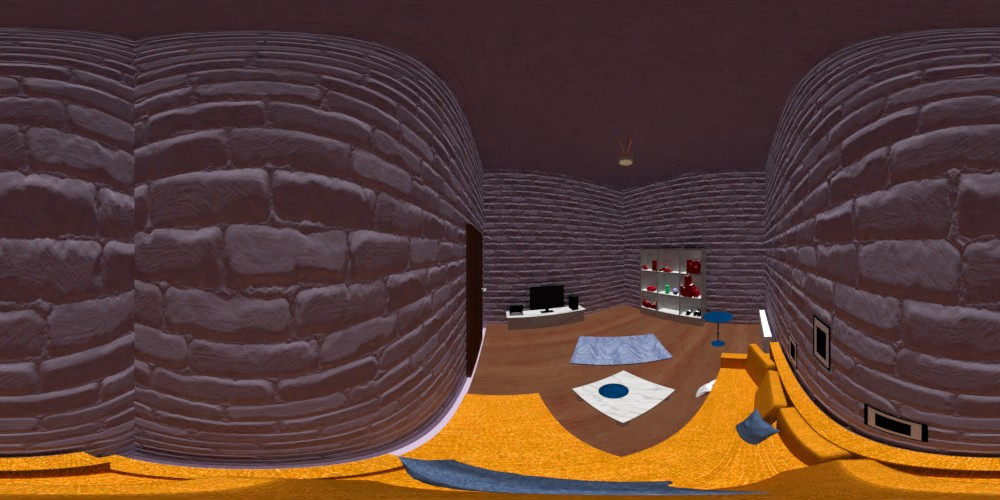
#> input picture testdata/VirtualRoom_CaptureSet/images/0.jpg, 1000 x 500 px
$ python main_1DoF.py
#> lines starting #> are read from the running program, lines starting #| are printed output that depends on the picture
### utils.py
"""
A collection of useful functions
"""

import cv2
import numpy as np
import json
import skimage
from skimage import io, transform
import matplotlib.pyplot as plt

from envmap import EnvironmentMap

#modify this to the desired output path
OUT = "./"

FACES = ['top', 'front', 'left', 'right', 'bottom', 'back']
DPI = 300

# [191 lines left out: functions print_type, cvshow, cvwrite, split_cube, build_cube, build_sideways_cube and 6 more, not called in this run]

def load_img(path):
    '''
    Loads an image at the specified path in rgb format in the range 0,1 in float32
    '''
    img = cv2.imread(path)
#> img is the input picture: shape (500, 1000, 3); mean B, G, R 53.8, 61.2, 88.7
    if img is None:
        raise FileNotFoundError("image at " + path + " not found")
    return (cv2.cvtColor(img, cv2.COLOR_BGR2RGB)/255).astype(np.float32)
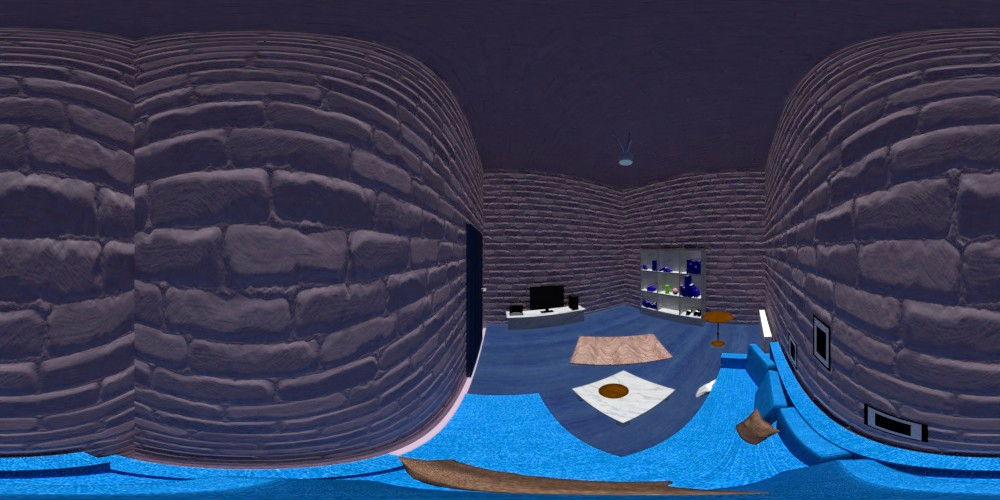
#> returned value: shape (500, 1000, 3) float32; mean of channels 0, 1, 2 0.348, 0.24, 0.211; drawn as B, G, R
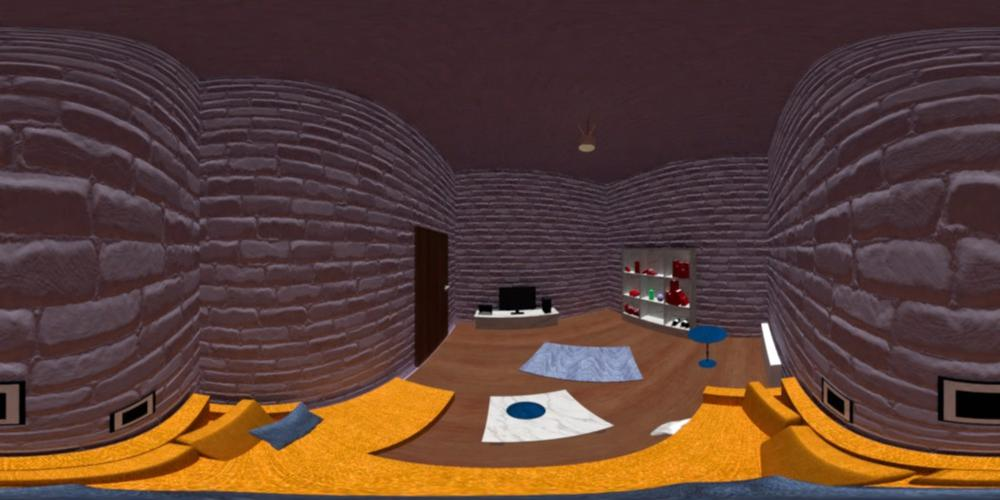
#> input picture testdata/VirtualRoom_CaptureSet/images/1.jpg, 1000 x 500 px
#> in load_img, img is the input picture: shape (500, 1000, 3); mean B, G, R 53.9, 62.3, 89.8
#> in load_img (call 2), `return (cv2.cvtColor(img, cv2.COLOR_BGR2RGB)/255).astype(np.float32)`:
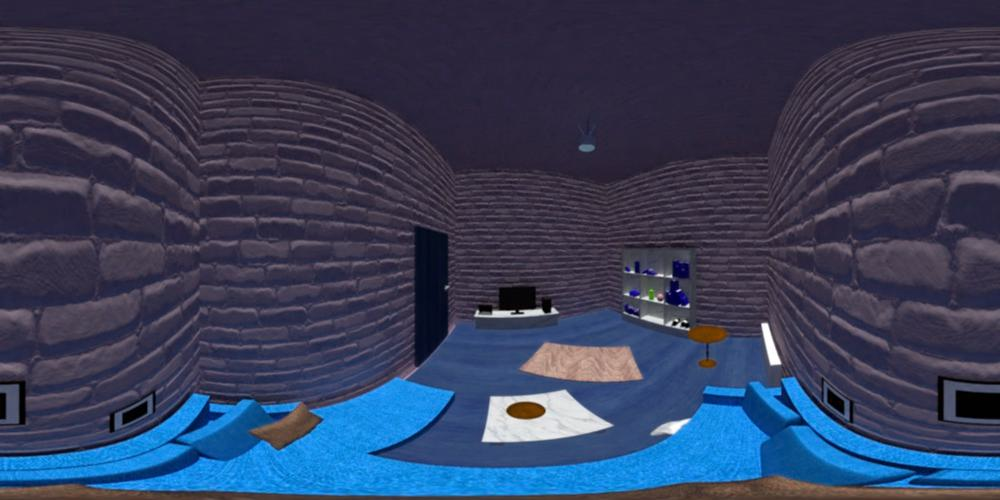
#> returned value: shape (500, 1000, 3) float32; mean of channels 0, 1, 2 0.352, 0.244, 0.211; drawn as B, G, R

# [5 lines left out: function latlong2cube, not called in this run]

### synthesis.py
import numpy as np
import cv2
from scipy.ndimage.interpolation import map_coordinates
import matplotlib.pyplot as plt
import matplotlib.colors
import time

from envmap import EnvironmentMap, projections

import utils
from optical_flow import farneback_of, visualize_flow, visualize_flow_arrows
from extendedcubemap import ExtendedCubeMap
from envmap import EnvironmentMap #TODO create interface for this dependency

class Synthesizer2DoF:
    """
    Creates a 2DoF synthesizer that can be used to synthesize new viewpoints in a scene within the convex hull of captured viewpoints.
    """
    # [402 lines left out: functions __init__, clear, synthesize, prepare_synthesis, regular_blend_image, flow_blend_image and 4 more, not called in this run]

    def get_best_deviations(self):
        return np.rad2deg(np.sort(np.abs(self.dev_angles), axis=-1)[:,:,:1])

    # [72 lines left out: functions get_distances, visualize_indices, visualize_synthesis, not called in this run]


######################### 1DoF Interpolator class #########################

types = ["latlong", "cube", "planar"]
class Interpolator1DoF:
    """
    creates a 1DoF interpolator for either planar or panoramic images
    """
    def __init__(self, imgA, imgB, type="latlong", flowfunc=farneback_of, param_path=".", flow=None):
        """
        Initializes the interpolator with ExtendedCubeMaps and calculates the flow between the two images.

        imgA, imgB: the viewpoints (as RGB images) used in the interpolation
        type: one of [latlong | cube | planar]
        flowfunc: the flow function to be used (at the moment, only farneback_of is implemented)
        flow, invert_flow: flow from A to B and from B to A, respectively
        """
        self.type = type
        if type == "planar":
            self.A = imgA
            self.B = imgB
            if flow is None:
                self.flow = flowfunc((self.A*255).astype(np.uint8), (self.B*255).astype(np.uint8), param_path)
                self.inverse_flow = flowfunc((self.B*255).astype(np.uint8), (self.A*255).astype(np.uint8), param_path)
            else:
                self.flow = flow[0]
                self.inverse_flow = flow[1]
        else:
            self.A = ExtendedCubeMap(imgA, type)
            self.B = ExtendedCubeMap(imgB, type)
            if flow is None:
                self.flow = self.A.optical_flow(self.B, flowfunc, param_path)
                self.inverse_flow = self.B.optical_flow(self.A, flowfunc, param_path)
            else:
                self.flow = flow[0]
                self.inverse_flow = flow[1]
        self.out = None

    def clear(self):
        self.out = None

    # [137 lines left out: functions interpolate, trivial_interpolation, get_image, get_flow_visualization, shift_img, invert_flow and 4 more, not called in this run]

### extendedcubemap.py
"""
Contains the class ExtendedCubeMap, which is derived from skylib's EnvironmentMap (https://github.com/soravux/skylibs)
This class extends a regular cube map so that optical flow can be calculated across seams.

Notation:
sides of the cube:
         ___
        | T |
     ___|___|___
    | L | F | R |
    |___|___|___|
        |BO |
        |___|
        |BA |
        |___|

T: top
L: left
F: front
R: right
BO: bottom
BA: back
"""

import cv2
import numpy as np
from scipy.ndimage.interpolation import map_coordinates

import utils
from envmap import EnvironmentMap, rotation_matrix


class ExtendedCubeMap:
    """
    Creates an extended cube: each face is extended so that points moving across edges can be tracked correctly by optical flow algorithms
    Input can either be a panorama in the format latlong or cube or a synthesized extended cube
    If it is a regular panorama, it is extended and the extended faces are stored
    If it is an extended cube, it is not extended but stored as is
    """
    def __init__(self, imgpath, format, fov=150, w_original=None):
        self.fov = fov
        self.format = format

        f = "cube" if format is "Xcube" else format

#> (the run stopped early here; a loop or call above may not have finished)
